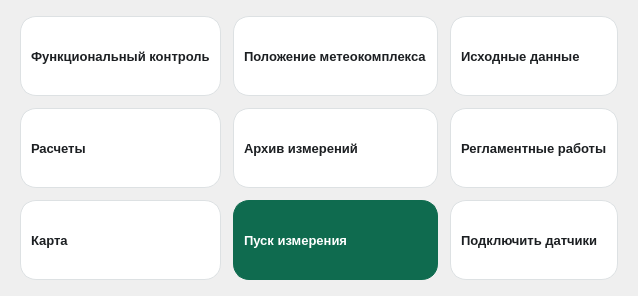
    <widget class="QWidget" name="page_home">
     <layout class="QGridLayout" name="homeGridLayout">
      <property name="horizontalSpacing"><number>12</number></property>
      <property name="verticalSpacing"><number>12</number></property>
      <property name="leftMargin"><number>20</number></property>
      <property name="topMargin"><number>16</number></property>
      <property name="rightMargin"><number>20</number></property>
      <property name="bottomMargin"><number>16</number></property>
      <item row="0" column="0">
        <widget class="QPushButton" name="btnFunctionalControl">
             <property name="sizePolicy">
             <sizepolicy hsizetype="Expanding" vsizetype="Expanding">
              <horstretch>0</horstretch>
              <verstretch>0</verstretch>
             </sizepolicy>
            </property>
            <property name="minimumSize"><size><width>150</width><height>80</height></size></property>
            <property name="maximumSize"><size><width>240</width><height>110</height></size></property>
             <property name="text">
              <string>Функциональный контроль</string>
             </property>
            <property name="styleSheet"><string notr="true">QPushButton {
    background-color: #FFFFFF;
    color: #1C1F22;
    border: 1px solid #DDE1E3;
    border-radius: 16px;
    font-size: 10pt;
    font-weight: 600;
    text-align: left;
    padding: 10px;
}
QPushButton:pressed {
    background-color: #F0F1F2;
}</string></property>
</widget>
       </item>
      <item row="0" column="1">
        <widget class="QPushButton" name="btnOpenPosition"><property name="sizePolicy"><sizepolicy hsizetype="Expanding" vsizetype="Expanding"><horstretch>0</horstretch><verstretch>0</verstretch></sizepolicy></property><property name="minimumSize"><size><width>150</width><height>80</height></size></property><property name="maximumSize"><size><width>240</width><height>110</height></size></property><property name="text"><string>Положение метеокомплекса</string></property><property name="styleSheet"><string notr="true">QPushButton {
    background-color: #FFFFFF;
    color: #1C1F22;
    border: 1px solid #DDE1E3;
    border-radius: 16px;
    font-size: 10pt;
    font-weight: 600;
    text-align: left;
    padding: 10px;
}
QPushButton:pressed {
    background-color: #F0F1F2;
}</string></property>
</widget>
       </item>
      <item row="0" column="2">
        <widget class="QPushButton" name="btnInitialData">
             <property name="sizePolicy">
             <sizepolicy hsizetype="Expanding" vsizetype="Expanding">
              <horstretch>0</horstretch>
              <verstretch>0</verstretch>
             </sizepolicy>
            </property>
            <property name="minimumSize"><size><width>150</width><height>80</height></size></property>
            <property name="maximumSize"><size><width>240</width><height>110</height></size></property>
             <property name="text">
              <string>Исходные данные</string>
             </property>
            <property name="styleSheet"><string notr="true">QPushButton {
    background-color: #FFFFFF;
    color: #1C1F22;
    border: 1px solid #DDE1E3;
    border-radius: 16px;
    font-size: 10pt;
    font-weight: 600;
    text-align: left;
    padding: 10px;
}
QPushButton:pressed {
    background-color: #F0F1F2;
}</string></property>
</widget>
       </item>
      <item row="1" column="0">
        <widget class="QPushButton" name="btnCalculations">
             <property name="sizePolicy">
             <sizepolicy hsizetype="Expanding" vsizetype="Expanding">
              <horstretch>0</horstretch>
              <verstretch>0</verstretch>
             </sizepolicy>
            </property>
            <property name="minimumSize"><size><width>150</width><height>80</height></size></property>
            <property name="maximumSize"><size><width>240</width><height>110</height></size></property>
             <property name="text">
              <string>Расчеты</string>
             </property>
            <property name="styleSheet"><string notr="true">QPushButton {
    background-color: #FFFFFF;
    color: #1C1F22;
    border: 1px solid #DDE1E3;
    border-radius: 16px;
    font-size: 10pt;
    font-weight: 600;
    text-align: left;
    padding: 10px;
}
QPushButton:pressed {
    background-color: #F0F1F2;
}</string></property>
</widget>
       </item>
      <item row="1" column="1">
        <widget class="QPushButton" name="btnMeasurementResults">
             <property name="sizePolicy">
             <sizepolicy hsizetype="Expanding" vsizetype="Expanding">
              <horstretch>0</horstretch>
              <verstretch>0</verstretch>
             </sizepolicy>
            </property>
            <property name="minimumSize"><size><width>150</width><height>80</height></size></property>
            <property name="maximumSize"><size><width>240</width><height>110</height></size></property>
             <property name="text">
              <string>Архив измерений</string>
             </property>
            <property name="styleSheet"><string notr="true">QPushButton {
    background-color: #FFFFFF;
    color: #1C1F22;
    border: 1px solid #DDE1E3;
    border-radius: 16px;
    font-size: 10pt;
    font-weight: 600;
    text-align: left;
    padding: 10px;
}
QPushButton:pressed {
    background-color: #F0F1F2;
}</string></property>
</widget>
       </item>
      <item row="1" column="2">
        <widget class="QPushButton" name="btnWorkRegulation">
             <property name="sizePolicy">
             <sizepolicy hsizetype="Expanding" vsizetype="Expanding">
              <horstretch>0</horstretch>
              <verstretch>0</verstretch>
             </sizepolicy>
            </property>
            <property name="minimumSize"><size><width>150</width><height>80</height></size></property>
            <property name="maximumSize"><size><width>240</width><height>110</height></size></property>
             <property name="text">
              <string>Регламентные работы</string>
             </property>
            <property name="styleSheet"><string notr="true">QPushButton {
    background-color: #FFFFFF;
    color: #1C1F22;
    border: 1px solid #DDE1E3;
    border-radius: 16px;
    font-size: 10pt;
    font-weight: 600;
    text-align: left;
    padding: 10px;
}
QPushButton:pressed {
    background-color: #F0F1F2;
}</string></property>
</widget>
       </item>
      <item row="2" column="0">
        <widget class="QPushButton" name="btnOpenMap"><property name="sizePolicy"><sizepolicy hsizetype="Expanding" vsizetype="Expanding"><horstretch>0</horstretch><verstretch>0</verstretch></sizepolicy></property><property name="minimumSize"><size><width>150</width><height>80</height></size></property><property name="maximumSize"><size><width>240</width><height>110</height></size></property><property name="text"><string>Карта</string></property><property name="styleSheet"><string notr="true">QPushButton {
    background-color: #FFFFFF;
    color: #1C1F22;
    border: 1px solid #DDE1E3;
    border-radius: 16px;
    font-size: 10pt;
    font-weight: 600;
    text-align: left;
    padding: 10px;
}
QPushButton:pressed {
    background-color: #F0F1F2;
}</string></property>
</widget>
       </item>
      <item row="2" column="1">
        <widget class="QPushButton" name="btnOpenMeasure"><property name="sizePolicy"><sizepolicy hsizetype="Expanding" vsizetype="Expanding"><horstretch>0</horstretch><verstretch>0</verstretch></sizepolicy></property><property name="minimumSize"><size><width>150</width><height>80</height></size></property><property name="maximumSize"><size><width>240</width><height>110</height></size></property><property name="text"><string>Пуск измерения</string></property><property name="styleSheet"><string notr="true">QPushButton {
    background-color: #0F6B4F;
    color: white;
    border: 1px solid #0F6B4F;
    border-radius: 16px;
    font-size: 10pt;
    font-weight: 600;
    text-align: left;
    padding: 10px;
}
QPushButton:pressed {
    background-color: #0B5A42;
}</string></property>
</widget>
       </item>
      <item row="2" column="2">
        <widget class="QPushButton" name="btnConnectSensors">
             <property name="sizePolicy">
             <sizepolicy hsizetype="Expanding" vsizetype="Expanding">
              <horstretch>0</horstretch>
              <verstretch>0</verstretch>
             </sizepolicy>
            </property>
            <property name="minimumSize"><size><width>150</width><height>80</height></size></property>
            <property name="maximumSize"><size><width>240</width><height>110</height></size></property>
             <property name="palette">
              <palette>
               <active>
                <colorrole role="WindowText">
                 <brush brushstyle="SolidPattern">
                  <color alpha="255">
                   <red>0</red>
                   <green>0</green>
                   <blue>0</blue>
                  </color>
                 </brush>
                </colorrole>
                <colorrole role="Button">
                 <brush brushstyle="SolidPattern">
                  <color alpha="255">
                   <red>245</red>
                   <green>245</green>
                   <blue>245</blue>
                  </color>
                 </brush>
                </colorrole>
                <colorrole role="Light">
                 <brush brushstyle="SolidPattern">
                  <color alpha="255">
                   <red>255</red>
                   <green>255</green>
                   <blue>255</blue>
                  </color>
                 </brush>
                </colorrole>
                <colorrole role="Midlight">
                 <brush brushstyle="SolidPattern">
                  <color alpha="255">
                   <red>255</red>
                   <green>255</green>
                   <blue>255</blue>
                  </color>
                 </brush>
                </colorrole>
                <colorrole role="Dark">
                 <brush brushstyle="SolidPattern">
                  <color alpha="255">
                   <red>127</red>
                   <green>127</green>
                   <blue>127</blue>
                  </color>
                 </brush>
                </colorrole>
                <colorrole role="Mid">
                 <brush brushstyle="SolidPattern">
                  <color alpha="255">
                   <red>170</red>
                   <green>170</green>
                   <blue>170</blue>
                  </color>
                 </brush>
                </colorrole>
                <colorrole role="Text">
                 <brush brushstyle="SolidPattern">
                  <color alpha="255">
                   <red>0</red>
                   <green>0</green>
                   <blue>0</blue>
                  </color>
                 </brush>
                </colorrole>
                <colorrole role="BrightText">
                 <brush brushstyle="SolidPattern">
                  <color alpha="255">
                   <red>255</red>
                   <green>255</green>
                   <blue>255</blue>
                  </color>
                 </brush>
                </colorrole>
                <colorrole role="ButtonText">
                 <brush brushstyle="SolidPattern">
                  <color alpha="255">
                   <red>0</red>
                   <green>0</green>
                   <blue>0</blue>
                  </color>
                 </brush>
                </colorrole>
                <colorrole role="Base">
                 <brush brushstyle="SolidPattern">
                  <color alpha="255">
                   <red>245</red>
                   <green>245</green>
                   <blue>245</blue>
                  </color>
                 </brush>
                </colorrole>
                <colorrole role="Window">
                 <brush brushstyle="SolidPattern">
                  <color alpha="255">
                   <red>245</red>
                   <green>245</green>
                   <blue>245</blue>
                  </color>
                 </brush>
                </colorrole>
                <colorrole role="Shadow">
                 <brush brushstyle="SolidPattern">
                  <color alpha="255">
                   <red>0</red>
                   <green>0</green>
                   <blue>0</blue>
                  </color>
                 </brush>
                </colorrole>
                <colorrole role="Highlight">
                 <brush brushstyle="SolidPattern">
                  <color alpha="255">
                   <red>31</red>
                   <green>155</green>
                   <blue>93</blue>
                  </color>
                 </brush>
                </colorrole>
                <colorrole role="AlternateBase">
                 <brush brushstyle="SolidPattern">
                  <color alpha="255">
                   <red>255</red>
                   <green>255</green>
                   <blue>255</blue>
                  </color>
                 </brush>
                </colorrole>
                <colorrole role="ToolTipBase">
                 <brush brushstyle="SolidPattern">
                  <color alpha="255">
                   <red>255</red>
                   <green>255</green>
                   <blue>220</blue>
                  </color>
                 </brush>
                </colorrole>
                <colorrole role="ToolTipText">
                 <brush brushstyle="SolidPattern">
                  <color alpha="255">
                   <red>0</red>
                   <green>0</green>
                   <blue>0</blue>
                  </color>
                 </brush>
                </colorrole>
                <colorrole role="PlaceholderText">
                 <brush brushstyle="SolidPattern">
                  <color alpha="128">
                   <red>0</red>
                   <green>0</green>
                   <blue>0</blue>
                  </color>
                 </brush>
                </colorrole>
               </active>
               <inactive>
                <colorrole role="WindowText">
                 <brush brushstyle="SolidPattern">
                  <color alpha="255">
                   <red>0</red>
                   <green>0</green>
                   <blue>0</blue>
                  </color>
                 </brush>
                </colorrole>
                <colorrole role="Button">
                 <brush brushstyle="SolidPattern">
                  <color alpha="255">
                   <red>245</red>
                   <green>245</green>
                   <blue>245</blue>
                  </color>
                 </brush>
                </colorrole>
                <colorrole role="Light">
                 <brush brushstyle="SolidPattern">
                  <color alpha="255">
                   <red>255</red>
                   <green>255</green>
                   <blue>255</blue>
                  </color>
                 </brush>
                </colorrole>
                <colorrole role="Midlight">
                 <brush brushstyle="SolidPattern">
                  <color alpha="255">
                   <red>255</red>
                   <green>255</green>
                   <blue>255</blue>
                  </color>
                 </brush>
                </colorrole>
                <colorrole role="Dark">
                 <brush brushstyle="SolidPattern">
                  <color alpha="255">
                   <red>127</red>
                   <green>127</green>
                   <blue>127</blue>
                  </color>
                 </brush>
                </colorrole>
                <colorrole role="Mid">
                 <brush brushstyle="SolidPattern">
                  <color alpha="255">
                   <red>170</red>
                   <green>170</green>
                   <blue>170</blue>
                  </color>
                 </brush>
                </colorrole>
                <colorrole role="Text">
                 <brush brushstyle="SolidPattern">
                  <color alpha="255">
                   <red>0</red>
                   <green>0</green>
                   <blue>0</blue>
                  </color>
                 </brush>
                </colorrole>
                <colorrole role="BrightText">
                 <brush brushstyle="SolidPattern">
                  <color alpha="255">
                   <red>255</red>
                   <green>255</green>
                   <blue>255</blue>
                  </color>
                 </brush>
                </colorrole>
                <colorrole role="ButtonText">
                 <brush brushstyle="SolidPattern">
                  <color alpha="255">
                   <red>0</red>
                   <green>0</green>
                   <blue>0</blue>
                  </color>
                 </brush>
                </colorrole>
                <colorrole role="Base">
                 <brush brushstyle="SolidPattern">
                  <color alpha="255">
                   <red>245</red>
                   <green>245</green>
                   <blue>245</blue>
                  </color>
                 </brush>
                </colorrole>
                <colorrole role="Window">
                 <brush brushstyle="SolidPattern">
                  <color alpha="255">
                   <red>245</red>
                   <green>245</green>
                   <blue>245</blue>
                  </color>
                 </brush>
                </colorrole>
                <colorrole role="Shadow">
                 <brush brushstyle="SolidPattern">
                  <color alpha="255">
                   <red>0</red>
                   <green>0</green>
                   <blue>0</blue>
                  </color>
                 </brush>
                </colorrole>
                <colorrole role="Highlight">
                 <brush brushstyle="SolidPattern">
                  <color alpha="255">
                   <red>31</red>
                   <green>155</green>
                   <blue>93</blue>
                  </color>
                 </brush>
                </colorrole>
                <colorrole role="AlternateBase">
                 <brush brushstyle="SolidPattern">
                  <color alpha="255">
                   <red>255</red>
                   <green>255</green>
                   <blue>255</blue>
                  </color>
                 </brush>
                </colorrole>
                <colorrole role="ToolTipBase">
                 <brush brushstyle="SolidPattern">
                  <color alpha="255">
                   <red>255</red>
                   <green>255</green>
                   <blue>220</blue>
                  </color>
                 </brush>
                </colorrole>
                <colorrole role="ToolTipText">
                 <brush brushstyle="SolidPattern">
                  <color alpha="255">
                   <red>0</red>
                   <green>0</green>
                   <blue>0</blue>
                  </color>
                 </brush>
                </colorrole>
                <colorrole role="PlaceholderText">
                 <brush brushstyle="SolidPattern">
                  <color alpha="128">
                   <red>0</red>
                   <green>0</green>
                   <blue>0</blue>
                  </color>
                 </brush>
                </colorrole>
               </inactive>
               <disabled>
                <colorrole role="WindowText">
                 <brush brushstyle="SolidPattern">
                  <color alpha="255">
                   <red>127</red>
                   <green>127</green>
                   <blue>127</blue>
                  </color>
                 </brush>
                </colorrole>
                <colorrole role="Button">
                 <brush brushstyle="SolidPattern">
                  <color alpha="255">
                   <red>245</red>
                   <green>245</green>
                   <blue>245</blue>
                  </color>
                 </brush>
                </colorrole>
                <colorrole role="Light">
                 <brush brushstyle="SolidPattern">
                  <color alpha="255">
                   <red>255</red>
                   <green>255</green>
                   <blue>255</blue>
                  </color>
                 </brush>
                </colorrole>
                <colorrole role="Midlight">
                 <brush brushstyle="SolidPattern">
                  <color alpha="255">
                   <red>255</red>
                   <green>255</green>
                   <blue>255</blue>
                  </color>
                 </brush>
                </colorrole>
                <colorrole role="Dark">
                 <brush brushstyle="SolidPattern">
                  <color alpha="255">
                   <red>127</red>
                   <green>127</green>
                   <blue>127</blue>
                  </color>
                 </brush>
                </colorrole>
                <colorrole role="Mid">
                 <brush brushstyle="SolidPattern">
                  <color alpha="255">
                   <red>170</red>
                   <green>170</green>
                   <blue>170</blue>
                  </color>
                 </brush>
                </colorrole>
                <colorrole role="Text">
                 <brush brushstyle="SolidPattern">
                  <color alpha="255">
                   <red>127</red>
                   <green>127</green>
                   <blue>127</blue>
                  </color>
                 </brush>
                </colorrole>
                <colorrole role="BrightText">
                 <brush brushstyle="SolidPattern">
                  <color alpha="255">
                   <red>255</red>
                   <green>255</green>
                   <blue>255</blue>
                  </color>
                 </brush>
                </colorrole>
                <colorrole role="ButtonText">
                 <brush brushstyle="SolidPattern">
                  <color alpha="255">
                   <red>127</red>
                   <green>127</green>
                   <blue>127</blue>
                  </color>
                 </brush>
                </colorrole>
                <colorrole role="Base">
                 <brush brushstyle="SolidPattern">
                  <color alpha="255">
                   <red>245</red>
                   <green>245</green>
                   <blue>245</blue>
                  </color>
                 </brush>
                </colorrole>
                <colorrole role="Window">
                 <brush brushstyle="SolidPattern">
                  <color alpha="255">
                   <red>245</red>
                   <green>245</green>
                   <blue>245</blue>
                  </color>
                 </brush>
                </colorrole>
                <colorrole role="Shadow">
                 <brush brushstyle="SolidPattern">
                  <color alpha="255">
                   <red>0</red>
                   <green>0</green>
                   <blue>0</blue>
                  </color>
                 </brush>
                </colorrole>
                <colorrole role="Highlight">
                 <brush brushstyle="SolidPattern">
                  <color alpha="255">
                   <red>31</red>
                   <green>155</green>
                   <blue>93</blue>
                  </color>
                 </brush>
                </colorrole>
                <colorrole role="AlternateBase">
                 <brush brushstyle="SolidPattern">
                  <color alpha="255">
                   <red>255</red>
                   <green>255</green>
                   <blue>255</blue>
                  </color>
                 </brush>
                </colorrole>
                <colorrole role="ToolTipBase">
                 <brush brushstyle="SolidPattern">
                  <color alpha="255">
                   <red>255</red>
                   <green>255</green>
                   <blue>220</blue>
                  </color>
                 </brush>
                </colorrole>
                <colorrole role="ToolTipText">
                 <brush brushstyle="SolidPattern">
                  <color alpha="255">
                   <red>0</red>
                   <green>0</green>
                   <blue>0</blue>
                  </color>
                 </brush>
                </colorrole>
                <colorrole role="PlaceholderText">
                 <brush brushstyle="SolidPattern">
                  <color alpha="128">
                   <red>0</red>
                   <green>0</green>
                   <blue>0</blue>
                  </color>
                 </brush>
                </colorrole>
               </disabled>
              </palette>
             </property>
             <property name="text">
              <string>Подключить датчики</string>
             </property>
            <property name="styleSheet"><string notr="true">QPushButton {
    background-color: #FFFFFF;
    color: #1C1F22;
    border: 1px solid #DDE1E3;
    border-radius: 16px;
    font-size: 10pt;
    font-weight: 600;
    text-align: left;
    padding: 10px;
}
QPushButton:pressed {
    background-color: #F0F1F2;
}</string></property>
</widget>
       </item>
     </layout>
    </widget>
